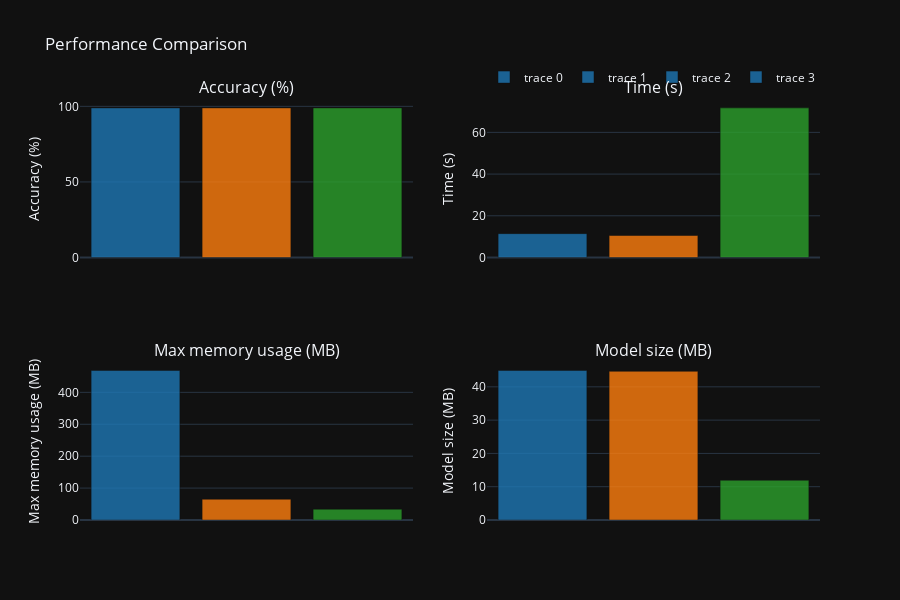

This figure's notebook cell:
### Code cell
#| label: fig-x86
#| fig-cap: "Performance comparison on x86"

import pandas as pd
import plotly.graph_objects as go
from plotly.subplots import make_subplots

from IPython.display import display

def split_dataframe(df):
    '''Split dataframe based on Runtime (Pytorch, tinyRuntime (no quant), and tinyRuntime (quant)).'''
    df_pytorch = df[df["Runtime"] == "PyTorch"]
    df_trv = df[(df["Runtime"] == "tinyRuntime") & (df["Quantization"] == False)]
    df_trq = df[(df["Runtime"] == "tinyRuntime") & (df["Quantization"] == True)]
    return df_pytorch, df_trv, df_trq

def plot_runtime_result(fig, row, col, column, df_pytorch, df_trv, df_trq, ylabel):
    '''Plot the latest performance comparison based on the selected column using Plotly.'''
    x = ["PyTorch", "tinyRuntime (no quant)", "tinyRuntime (quant)"]
    y = [df[column].values[-1] for df in [df_pytorch, df_trv, df_trq]]
    bar_colors = ['rgba(31, 119, 180, 0.8)', 'rgba(255, 127, 14, 0.8)', 'rgba(44, 160, 44, 0.8)']
    fig.add_trace(go.Bar(x=x, y=y, marker_color=bar_colors), row=row, col=col)
    fig.update_yaxes(title_text=ylabel, row=row, col=col)
    fig.update_xaxes(showticklabels=False, row=row, col=col)

    return y  # Return the values for the column to construct the DataFrame

def plot_perf_comp(df):
    '''Plot latest performance comparisons using Plotly.'''
    df_pytorch, df_trv, df_trq = split_dataframe(df)
    
    # Create subplots using Plotly Figure Factory
    fig = go.Figure()
    fig = make_subplots(rows=2, cols=2, subplot_titles=("Accuracy (%)", "Time (s)", "Max memory usage (MB)", "Model size (MB)"))

    # Plot and collect data for each metric
    accuracy_values = plot_runtime_result(fig, 1, 1, "Accuracy", df_pytorch, df_trv, df_trq, "Accuracy (%)")
    time_values = plot_runtime_result(fig, 1, 2, "Time", df_pytorch, df_trv, df_trq, "Time (s)")
    memory_values = plot_runtime_result(fig, 2, 1, "Max memory", df_pytorch, df_trv, df_trq, "Max memory usage (MB)")
    model_size_values = plot_runtime_result(fig, 2, 2, "Model size", df_pytorch, df_trv, df_trq, "Model size (MB)")

    # Update layout for the whole figure
    fig.update_layout(
        title="Performance Comparison",
        legend=dict(orientation="h", yanchor="bottom", y=1.02, xanchor="right", x=1),
        height=600, width=900,
        template="plotly_dark"  # Change template to fit dark background
    )

    # Show the plot
    fig.show()

    # Create DataFrame
    data = {
        "Accuracy (%)": accuracy_values,
        "Time (s)": time_values,
        "Max memory usage (MB)": memory_values,
        "Model size (MB)": model_size_values
    }
    df_results = pd.DataFrame(data, index=["PyTorch", "tinyRuntime (no quant)", "tinyRuntime (quant)"])
    display(df_results)

df = pd.read_csv('benchmark.csv')
df_x86 = df[df["Platform"] == "x86_64"]
plot_perf_comp(df_x86)

### Figure 1 — Plotly figure (JSON) as saved in the notebook; plotly's stock layout.template omitted (floating-point values rounded to 4 significant figures)
{"data": [{"marker": {"color": ["rgba(31, 119, 180, 0.8)", "rgba(255, 127, 14, 0.8)", "rgba(44, 160, 44, 0.8)"]}, "type": "bar", "visible": true, "x": ["PyTorch", "tinyRuntime (no quant)", "tinyRuntime (quant)"], "xaxis": "x", "y": [99, 99, 99], "yaxis": "y"}, {"marker": {"color": ["rgba(31, 119, 180, 0.8)", "rgba(255, 127, 14, 0.8)", "rgba(44, 160, 44, 0.8)"]}, "type": "bar", "x": ["PyTorch", "tinyRuntime (no quant)", "tinyRuntime (quant)"], "xaxis": "x2", "y": [11.45, 10.55, 71.75], "yaxis": "y2"}, {"marker": {"color": ["rgba(31, 119, 180, 0.8)", "rgba(255, 127, 14, 0.8)", "rgba(44, 160, 44, 0.8)"]}, "type": "bar", "x": ["PyTorch", "tinyRuntime (no quant)", "tinyRuntime (quant)"], "xaxis": "x3", "y": [468.9, 65.22, 33.98], "yaxis": "y3"}, {"marker": {"color": ["rgba(31, 119, 180, 0.8)", "rgba(255, 127, 14, 0.8)", "rgba(44, 160, 44, 0.8)"]}, "type": "bar", "x": ["PyTorch", "tinyRuntime (no quant)", "tinyRuntime (quant)"], "xaxis": "x4", "y": [44.94, 44.66, 11.95], "yaxis": "y4"}], "layout": {"annotations": [{"font": {"size": 16}, "showarrow": false, "text": "Accuracy (%)", "x": 0.225, "xanchor": "center", "xref": "paper", "y": 1, "yanchor": "bottom", "yref": "paper"}, {"font": {"size": 16}, "showarrow": false, "text": "Time (s)", "x": 0.775, "xanchor": "center", "xref": "paper", "y": 1, "yanchor": "bottom", "yref": "paper"}, {"font": {"size": 16}, "showarrow": false, "text": "Max memory usage (MB)", "x": 0.225, "xanchor": "center", "xref": "paper", "y": 0.375, "yanchor": "bottom", "yref": "paper"}, {"font": {"size": 16}, "showarrow": false, "text": "Model size (MB)", "x": 0.775, "xanchor": "center", "xref": "paper", "y": 0.375, "yanchor": "bottom", "yref": "paper"}], "height": 600, "legend": {"orientation": "h", "x": 1, "xanchor": "right", "y": 1.02, "yanchor": "bottom"}, "title": {"text": "Performance Comparison"}, "width": 900, "xaxis": {"anchor": "y", "autorange": true, "domain": [0, 0.45], "range": [-0.5, 2.5], "showticklabels": false, "type": "category"}, "xaxis2": {"anchor": "y2", "autorange": true, "domain": [0.55, 1], "range": [-0.5, 2.5], "showticklabels": false, "type": "category"}, "xaxis3": {"anchor": "y3", "autorange": true, "domain": [0, 0.45], "range": [-0.5, 2.5], "showticklabels": false, "type": "category"}, "xaxis4": {"anchor": "y4", "autorange": true, "domain": [0.55, 1], "range": [-0.5, 2.5], "showticklabels": false, "type": "category"}, "yaxis": {"anchor": "x", "autorange": true, "domain": [0.625, 1], "range": [0, 104.2], "title": {"text": "Accuracy (%)"}, "type": "linear"}, "yaxis2": {"anchor": "x2", "autorange": true, "domain": [0.625, 1], "range": [0, 75.53], "title": {"text": "Time (s)"}, "type": "linear"}, "yaxis3": {"anchor": "x3", "autorange": true, "domain": [0, 0.375], "range": [0, 493.6], "title": {"text": "Max memory usage (MB)"}, "type": "linear"}, "yaxis4": {"anchor": "x4", "autorange": true, "domain": [0, 0.375], "range": [0, 47.3], "title": {"text": "Model size (MB)"}, "type": "linear"}}}
